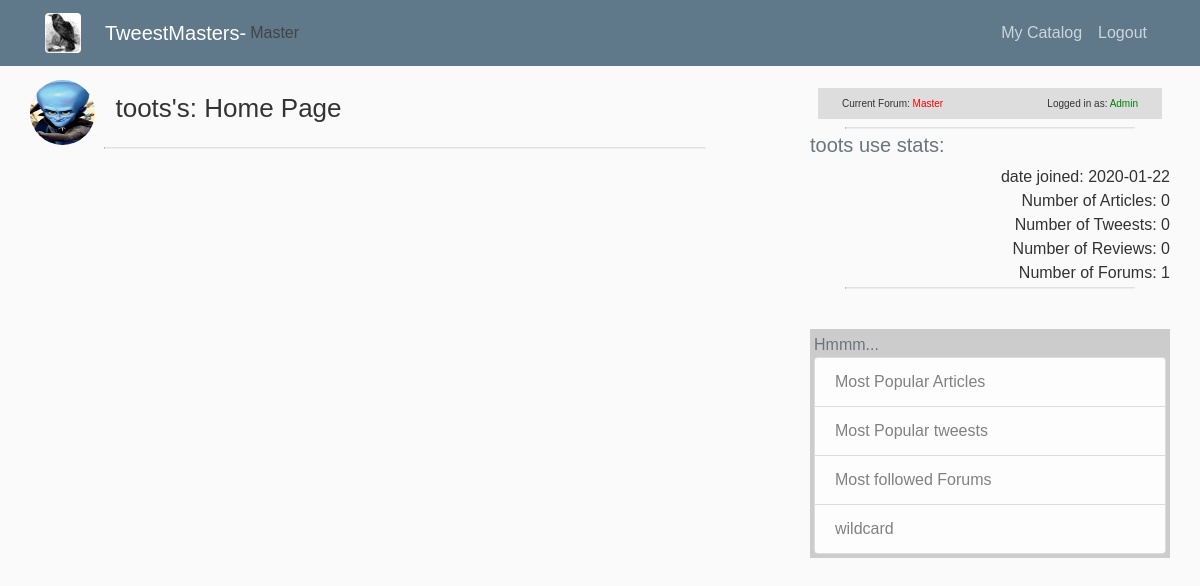
Page /user/4 (signed in) on the committed database.
### tweestmaster/models.py (models this page shows, shortened)
class Forum(db.Model, UserMixin):
    id = db.Column(db.Integer, primary_key=True)
    name = db.Column(db.String(50),  nullable=False, unique=True)
    description = db.Column(db.String(200), nullable=False)
    picture = db.Column(db.String(100), nullable=False, default='site_images/default_landscape.jpg')
    date_created = db.Column(db.DateTime, nullable=False, default=datetime.utcnow)
    is_private = db.Column(db.Boolean, nullable=False, default=False)
    leader_id = db.Column(db.Integer, db.ForeignKey('user.id'), nullable=False)
    articles = db.relationship("Article", backref='article_forum',lazy=True)
    tweests = db.relationship("Tweest", backref='tweest_forum', lazy=True)
    reviews = db.relationship("Review", backref="review_forum")

class User(db.Model, UserMixin):
    id = db.Column(db.Integer, primary_key=True)
    username = db.Column(db.String(30), nullable=False, unique=True)
    email = db.Column(db.String(100), nullable=False, unique=True)
    password = db.Column(db.String(40), nullable=False)
    image_file = db.Column(db.String(50), nullable=False, default='default.png')
    date_created = db.Column(db.DateTime, nullable=False, default=datetime.utcnow)
    reviews = db.relationship("Review", backref="review_user", lazy=True)
    tweests = db.relationship("Tweest", backref='tweest_user', lazy=True)
    articles = db.relationship("Article", backref="article_user")
    forums = db.relationship("Forum", secondary="memberships", lazy='subquery',
                             backref=db.backref("users", lazy=True))

### tweestmaster/users/routes.py (the view, shortened to what this page needs)
@users.route("/user/<int:id>", methods=['GET', 'POST'])
def user(id):
    huh = request.args
    sidebar_items=[]
    person_of_interest = User.query.filter(User.id==id).first()
    image_file = url_for("static", filename="profile_pics/" + person_of_interest.image_file)
    articles = person_of_interest.articles
    tweests = person_of_interest.tweests
    tweests_and_pics = [(tweest, Article.query.filter(Article.id==tweest.article_id).first().pics[0].uri) for tweest in tweests]
    reviews = person_of_interest.reviews
    forums = person_of_interest.forums
    cfn = Forum.query.filter_by(id=session.get('current_forum_id',1)).first().name
    lena = len(articles)
    flag='booger'
    if lena > 0:
        article_pics = [a.pics[0] for a in articles]
        if article_pics:
            flag='article pics'
    else:
        article_pics = []
        flag='no pictures'
    lent = len(tweests)
    lenr = len(reviews)
    lenf = len(forums)
    lengths=(lena,lent,lenr,lenf)
    if request.method == "GET":
        all_articles = Article.query.order_by(Article.date_created.desc()).all()
        sidebar_items = all_articles
    path = os.path.join(current_app.root_path, "static/raven_tn.jpg")
    have_a_user = User.query.filter_by(id=session["current_user_id"]).first() is not None
    if have_a_user:
        cun = User.query.filter_by(id=session["current_user_id"]).first().username
    else:
        cun = "no current user"
    arg_dict = {
        "image_file":image_file,
        "current_user_name":cun,
        'sidebar_data': sidebar_items,
        "forums":forums,
        "tweests_and_pics":tweests_and_pics,
        "articles":articles,
        "article_pics":article_pics,
        "reviews":reviews,
        "user_of_interst":current_user,
        "lengths":lengths,
        "flag":flag,
        "current_article":session.get('current_article_id'),
        "current_forum":session.get('current_forum_id'),
        "current_user":session.get("current_user_id"),
        "poi_date_joined":person_of_interest.date_created,
        "poi_username":person_of_interest.username,
        "current_forum_name":cfn,
        "poi_id":person_of_interest.id,
    }
    return render_template('users/users.html', id=id, data=arg_dict)

### tweestmaster/models.py (called while the page is built)
@login_manager.user_loader
def load_user(user_id):
    return User.query.get(int(user_id))

### tweestmaster/templates/users/users.html (shortened to what this page needs)
{% extends "layout-basic.html" %}
{% block main_content %}
<div>
    <div><img class="rounded-circle article-img" src="{{ data['image_file'] }}">
        <span class="headline">{{ data['poi_username'] }}'s: Home Page</span>
    </div>
</div>
<hr>
{% endblock %}
{% block sidebar_header %}
{% include "sub/stats_div.html" %}
{% include "sub/user_stats.html" %}
{% endblock %}
{% block sidebar_main %}
<div class="p-2">
</div>
{% include "sub/sidebar_links.html" %}
{% endblock %}s

### tweestmaster/templates/layout-basic.html (shortened to what this page needs)
<!DOCTYPE html>
<html>
<head>
    <link href="https://maxcdn.bootstrapcdn.com/bootstrap/4.0.0/css/bootstrap.min.css"
 rel="stylesheet">
    <link href="{{ url_for('static', filename='main.css') }}" rel="stylesheet" type="text/css">
</head>
<body class="container-fluid">
<header class="site-header">
    <nav class="navbar navbar-expand-md navbar-dark bg-steel fixed-top">
        <div class="container">
            <a class="navbar-brand mr-4" href="{{ url_for('main.home') }}">
                <img alt="Flower" class="rounded"
                     src="{{ url_for('static', filename='raven_tn.jpg')}}" title="White Flower">
            </a>
            {% if data.get('current_forum_name') is defined %}
            <a class="navbar-brand mr-1" href="{{ url_for('main.home') }}">TweestMasters- </a>
            <span class="article-title muted">{{ data.get('current_forum_name') }}</span>
            {% else %}
            <a class="navbar-brand mr-1" href="{{ url_for('main.home') }}">TweestMasters</a>
            {% endif %}
            <div class="collapse navbar-collapse" id="navbarToggle">
                {% if current_user.is_authenticated %}
                <div class="navbar-nav ml-auto">
                    <a class="nav-item nav-link"
                       href="{{ url_for('users.user', id=current_user.id) }}">My Catalog</a>
                    <a class="nav-item nav-link" href="{{ url_for('users.logout') }}">Logout</a>
                </div>
                    {% endif %}
                </div>
            </div>
    </nav>
</header>
<main class="container-fluid">
    <div class="row">
        <div class="col-md-8">
            <div>
                {% block main_content %}
                {% endblock %}
            </div>
        </div>
        <div class="col-md-4">
            <div>
                {% block sidebar_header %}
                {% endblock %}
                {% block sidebar_main %}
                {% endblock %}
            </div>
        </div>
    </div>
</main>
</body>
</html>

### tweestmaster/templates/sub/stats_div.html
<div class="m-2 p-2 article-sm-font" style="background-color:#dddddd;">
    <div class="pl-3">Current Forum: <span class="" style="color:red;">{{ data['current_forum_name'] }}</span>
    <span class="float-right pr-3">Logged in as: <span style="color:green;">{{ data['current_user_name'] }}</span></span>
</div>
</div>
<hr>

### tweestmaster/templates/sub/user_stats.html
  <h5 class='text-muted'>{{ data['poi_username'] }} use stats:</h5>
<div class = "text-right get_class">
    <div>date joined: {{ data['poi_date_joined'].strftime('%Y-%m-%d') }}</div>
    <div>Number of Articles: {{ data.get('lengths')[0] }}</div>
    <div>Number of Tweests: {{ data.get('lengths')[1] }}</div>
    <div>Number of Reviews: {{ data.get('lengths')[2] }}</div>
    <div>Number of Forums: {{ data.get('lengths')[3] }}</div>
  </div>
  <hr>

### tweestmaster/static/main.css (style rules this page uses)
body { background: #fafafa; font-family: arial; color: #333333; margin-top: 5rem; }
h1, h2, h3, h4, h5, h6 { color: #444444; }
hr { display: block; width: 80%; margin-left: auto; margin-right: auto; overflow: hidden; border-style: inset; border-width: 1px; margin-bottom:4px; margin-top:2px; color:#ccccc3; }
.bg-steel { background-color: #5f788a; }
.site-header .navbar-nav .nav-link { color: #cbd5db; }
.article-title { color: #444444; font-size: 16px; font-style: bold; }
.article-img { height: 65px; width: 65px; margin-right: 16px; }
.article-sm-font { font-size: 10px; }
.headline { font-size: 26px; }

### rows in the picture
Forum: get "Master", current_forum_name "Master"
User: poi_username "toots", poi_date_joined "2020-01-22"
User: current_user_name "Admin"

### other values in the picture
{{ data.get('lengths')[0] }} "0"
{{ data.get('lengths')[1] }} "0"
{{ data.get('lengths')[2] }} "0"
{{ data.get('lengths')[3] }} "1"
